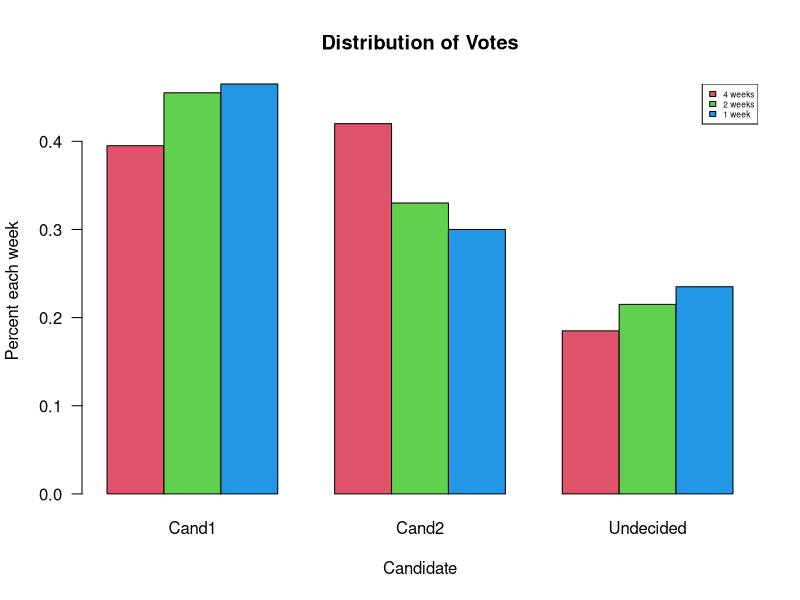

Reproduce this figure in R.

################################
## Single proportion
## Testing the probability = 0.5 with a two-sided alternative
## We have observed 518 out of 1154
## Without continuity corrections
prop.test(x=518, n=1154, p = 0.5, correct = FALSE)


################################
## Pill study: two proportions
## Reading the table into R
pill.study <- matrix(c(23, 34, 35, 132), ncol = 2)
rownames(pill.study) <- c("Blood Clot", "No Clot")
colnames(pill.study) <- c("Pill", "No pill")
       
## Testing that the probabilities for the two groups are equal
prop.test(t(pill.study), correct = FALSE)
## Or simply directly by
prop.test(x=c(23,35), n=c(57,167), correct = FALSE)


################################
## Pill study: two proportions, chi-square test
## Chi2 test for testing the probabilities for the two groups are equal
chisq.test(pill.study, correct = FALSE)
## If we want the expected numbers save the test in an object
chi <- chisq.test(pill.study, correct = FALSE)
## The expected values
chi$expected


################################
## Poll study: contingency table, chi-square test
## Reading the table into  r
poll <-matrix(c(79, 91, 93, 84, 66, 60, 37, 43, 47), ncol = 3, byrow = TRUE)
colnames(poll) <- c("4 weeks", "2 weeks", "1 week")
rownames(poll) <- c("Cand1", "Cand2", "Undecided")
## Column percentages
colpercent <- prop.table(poll, 2)
colpercent
# Plotting percentages 
par(mar=c(5,4,4.1,2)+0.1)
barplot(t(colpercent), beside = TRUE, col = 2:4, las = 1, 
        ylab = "Percent each week", xlab = "Candidate", 
        main = "Distribution of Votes")
legend( legend = colnames(poll), fill = 2:4,"topright", cex = 0.5)
par(mar=c(5,4,4,2)+0.1)


################################
## Testing same distribution in the three populations
chi <- chisq.test(poll, correct = FALSE)
chi
## Expected values
chi$expected
